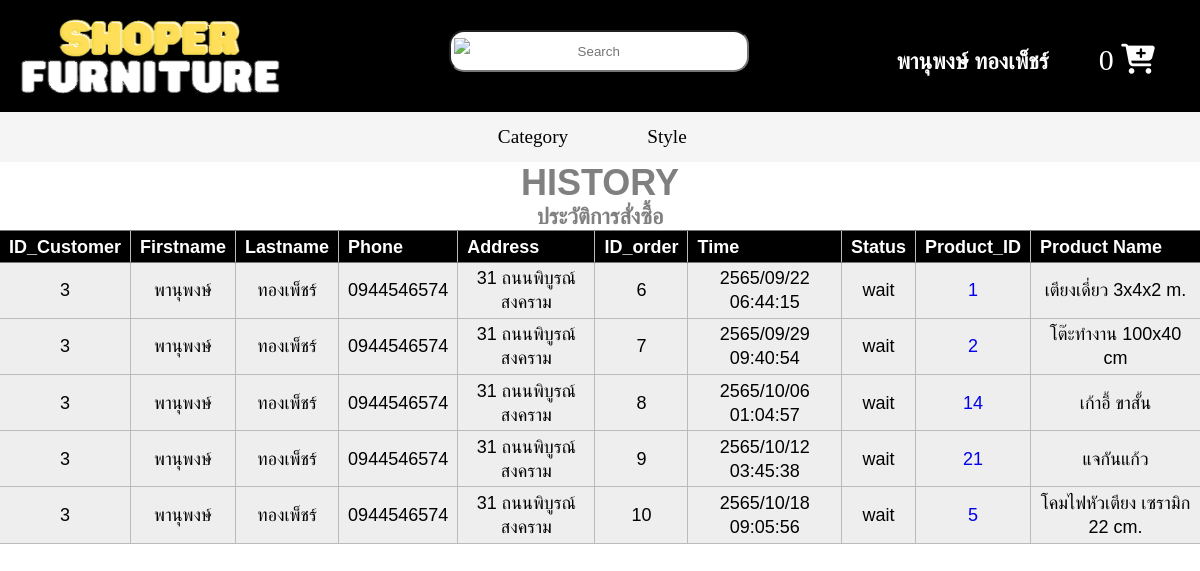
The app's page /History.php (signed in) with its own data.
### tables this page shows
CREATE TABLE `users` (
  `id` int(10) NOT NULL,
  `username` varchar(255) NOT NULL,
  `password` varchar(255) NOT NULL,
  `firstname` varchar(2552) NOT NULL,
  `lastname` varchar(255) NOT NULL,
  `wallet` int(11) DEFAULT NULL,
  `phone` varchar(255) NOT NULL,
  `address` varchar(255) NOT NULL,
  `urole` varchar(255) NOT NULL
);

CREATE TABLE `shoporder` (
  `Rank` int(10) NOT NULL,
  `ID_Order` int(10) NOT NULL,
  `Status` varchar(255) NOT NULL,
  `Product_ID` int(10) DEFAULT NULL,
  `qty` int(11) DEFAULT NULL,
  `id_customer` int(10) DEFAULT NULL
);

CREATE TABLE `order_list` (
  `Order_ID` int(10) NOT NULL,
  `Time` timestamp NOT NULL DEFAULT current_timestamp() ON UPDATE current_timestamp(),
  `total_price` int(10) NOT NULL
);

CREATE TABLE `product` (
  `Product_ID` int(10) NOT NULL,
  `Product_type` varchar(255) NOT NULL,
  `Product_style` varchar(255) NOT NULL,
  `Product_info` text NOT NULL,
  `Product_num` int(10) NOT NULL,
  `Product_name` varchar(255) NOT NULL,
  `Product_price` float NOT NULL
);

### History.php (the view, shortened to what this page needs)
<?php include "connect.php" ;
?>
<!DOCTYPE html>
<html lang="en">
<head>
    <link rel="stylesheet" href="https://cdnjs.cloudflare.com/ajax/libs/font-awesome/6.2.0/css/all.min.css">
    <link href='sty/search.css' rel='stylesheet'></link>
    <link href='sty/index.css' rel='stylesheet'></link>
</head>
<body>
<div class="content">
<div class="top">
    <div class="logo"><a href="index.php"><img src="img/logo.png" alt="logo" width="306" height="108" ></a></div>
    <form action="search_page.php?search=" method ="get">
        <div class="s-box">
            <img src ="img/search.png" class="s-icon">
            <input type="text" name="search" id="search" placeholder="Search">
        </div>
    </form>
    <?php
    if (isset($_SESSION['admin_login'])) {
        $admin_id = $_SESSION['admin_login'];
        $stmt = $pdo->query("SELECT * FROM users WHERE id = $admin_id");
        $stmt->execute();
        $row = $stmt->fetch(PDO::FETCH_ASSOC);
    ?>
    <ul>
        <li> <h3><?php echo "Admin ". $row['firstname'] . ' ' ?></h3> </li>
        <li> <a href="admin/admin.php">Admin Tools</a> </li>
        <li> <a style="color:red;" href="logout.php">Logout</a> </li>
    </ul>
    <?php
    } else if (isset($_SESSION['user_login'])) {
        $user_id = $_SESSION['user_login'];
        $stmt = $pdo->query("SELECT * FROM users WHERE id = $user_id");
        $stmt->execute();
        $row = $stmt->fetch(PDO::FETCH_ASSOC);
    ?>
    <ul>
        <div class="name_bar">
            <ul>
                <li class="furniture"><a href=""><h3><?php echo $row['firstname'] . ' ' . $row['lastname'] ?></a>
                </li>
            </ul>
        </div>
        <li> <a  href="cart.php?action=Check" class="a_tool">
                <?php
                if(sizeof($_SESSION['cart'])==NULL){
                  echo 0;
                } else {
                  echo sizeof($_SESSION['cart']);
                }
                ?>
            <i class="fa-solid fa-cart-plus"></i></a> </li>
    </ul>
    <?php } ?>
</div>
          <header >
                  <div class="top_bar">
                    <ul>
                      <li class="furniture"><a href="">Category</a>
                    </li>
                    <li class="furniture"><a href="">Style</a>
                  </li>
            </ul>
          </div>
        </header>
        <body>
        <div class="history">HISTORY</div>
        <p>ประวัติการสั่งซื้อ</p>
          <table>
            <tr>
            <th>ID_Customer</th>
            <th>Firstname</th>
            <th>Lastname</th>
            <th>Phone</th>
            <th>Address</th>
            <th>ID_order</th>
            <th>Time</th>
            <th>Status</th>
            <th>Product_ID</th>
            <th>Product Name</th>
            <tr>
    <?php
      $stmt = $pdo->prepare("SELECT *
      FROM users
      JOIN shoporder ON shoporder.id_customer = users.id
      JOIN product ON shoporder.Product_ID = product.Product_ID
      JOIN order_list ON shoporder.ID_Order = order_list.Order_ID
      WHERE users.id LIKE $user_id;");
      $stmt->execute();
      while($row = $stmt->fetch()){
        $date = $row["Time"];
        $dateArr = explode('-',$date);
        $dateThai = ($dateArr['0']+543).'/'.$dateArr[1].'/'.$dateArr[2];
        ?>
        <tr>
        <td><?=$row["id"]?><br></td>
        <td><?=$row["firstname"]?><br></td>
        <td><?=$row["lastname"]?><br></td>
        <td><?=$row["phone"]?><br></td>
        <td><?=$row["address"]?><br></td>
        <td><?=$row["ID_Order"]?><br></td>
        <td><?=$dateThai?><br></td>
        <td><?=$row["Status"]?><br></td>
        <td><a href="infoproduct.php?Product_ID=<?=$row["Product_ID"]?>"><?=$row["Product_ID"]?></a><br></td>
        <td><?=$row["Product_name"]?><br></td>
        </tr>
        <?php }
      ?>
    </body>
</html>

### sty/search.css (style rules this page uses)
html { margin: 0; padding: 0; box-sizing: border-box; }
body { margin:0; padding: 0; }
.top { text-align: center; background-color: black; }
.top .logo { text-align: center; }
.top #search { text-align: center; border-radius: 10px; padding-inline-end: 30px; padding-inline-start: 30px; }
.s-box .s-icon { width: 20px; position: absolute; margin: 5px 4px 4px 4px; }
.top ul { list-style: none; display: inline-flex; padding: 0; }
.top ul li { margin: 0 5px; color: white; }
.top ul li a { text-decoration: none; color: white; }
.name_bar ul { list-style: none; text-align: center; padding: 0; margin: 0px; }
.name_bar ul li { border-bottom: none; line-height: 50px; font-size: 1.2em; display: inline-block; }
.name_bar a { text-decoration: none; display: block; padding: 0px; border-bottom: none; transition: .4s; color: black; }
.name_bar>ul>li { text-align: center; }
.name_bar>ul>li>a { padding: 0; }
.top_bar ul { list-style: none; background-color: whitesmoke; text-align: center; padding: 0; margin: 0px; }
.top_bar li { width: 130px; border-bottom: none; height: 50px; line-height: 50px; font-size: 1.2em; display:block; margin: auto; }
.top_bar a { text-decoration: none; display: block; padding: 0px; border-bottom: none; transition: .4s; color: black; }
.top_bar>ul>li { text-align: center; }
.top_bar>ul>li>a { padding: 0; }
@media screen and (min-width:740px) { .top { display: flex; justify-content: space-between; text-align: center; background-color: black; } }
@media screen and (min-width:740px) { .top #search { width: 300px; height: 42px; margin-top: 30px; border-radius: 15px; } }
@media screen and (min-width:740px) { .s-box .s-icon { width: 24px; opacity: .9; position: absolute; top: 33px; margin-left: 5px; } }
@media screen and (min-width:740px) { .top ul { display: flex; justify-content: center; align-items: center; font-size: 20; margin-right: 20px; padding-right: 20px; } }
@media screen and (min-width:740px) { .top_bar ul { list-style: none; background-color: whitesmoke; text-align: center; padding: 0; } }
@media screen and (min-width:740px) { .top_bar li { width: 130px; border-bottom: none; height: 50px; line-height: 50px; font-size: 1.2em; display: inline-block; margin: auto; } }
@media screen and (min-width:740px) { .top_bar a { text-decoration: none; display: block; padding: 0px; border-bottom: none; transition: .4s; color: black; } }
@media screen and (min-width:740px) { .top_bar>ul>li { text-align: center; } }
@media screen and (min-width:740px) { .top_bar>ul>li>a { padding: 0; } }

### History.php (style rules this page uses)
* { text-align:center; }
div.history { font-family: Verdana, Arial, Helvetica, sans-serif; font-size: 36px; color: gray; font-weight: bold; }
p { font-family: Verdana, Arial, Helvetica, sans-serif; font-size: 22px; color: gray; font-weight: bold; }
table { margin:auto; border-color: #000; border: 1px; border-collapse: collapse; font-size: large; line-height: 24px; font-family: Verdana, Arial, Helvetica, sans-serif; }
th { border-top: 1px solid #777; border-bottom: 1px solid #777; background-color: black; color: white; text-align: left; }
td { border-bottom: 1px solid #BBB; background-color: #EEE; color: #000; }
td, th { padding: 0.2em 0.5em 0.2em 0.5em; }
td+td, th+th { border-left: 1px solid #BBB; }
td a { text-decoration:none; }

### records on screen
users: firstname "พานุพงษ์", lastname "ทองเพ็ชร์", id "3", phone "0944546574", address "31 ถนนพิบูรณ์สงคราม", shoporder.ID_Order "6", order_list.Time "2565/09/22 06:44:15", shoporder.Status "wait", product.Product_ID "1", product.Product_name "เตียงเดี่ยว 3x4x2 m.", shoporder.ID_Order "7", order_list.Time "2565/09/29 09:40:54", product.Product_ID "2", product.Product_name "โต๊ะทำงาน 100x40 cm", shoporder.ID_Order "8", order_list.Time "2565/10/06 01:04:57", product.Product_ID "14", product.Product_name "เก้าอี้ ขาสั้น", shoporder.ID_Order "9", order_list.Time "2565/10/12 03:45:38", product.Product_ID "21", product.Product_name "แจกันแก้ว", shoporder.ID_Order "10", order_list.Time "2565/10/18 09:05:56", product.Product_ID "5", product.Product_name "โคมไฟหัวเตียง เซรามิก 22 cm."
